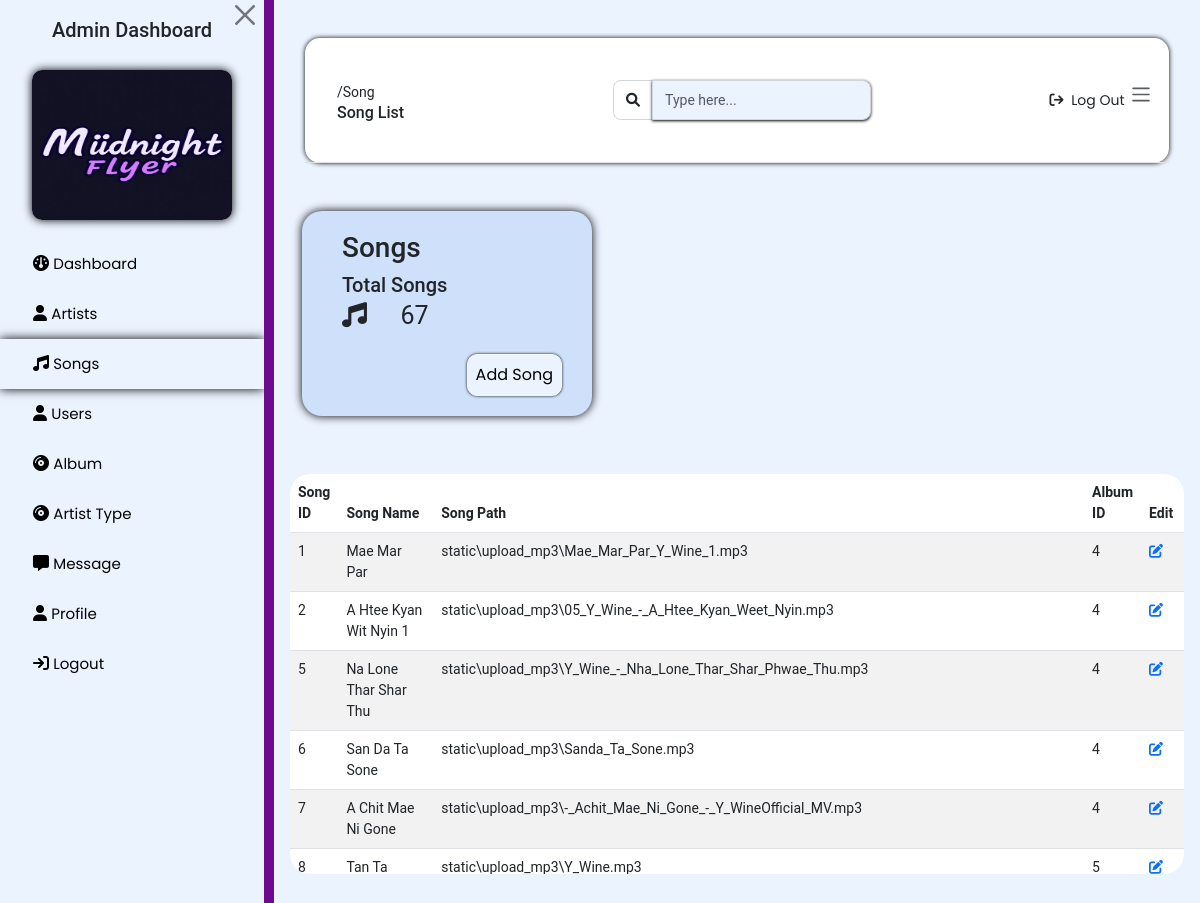
The app's page /songlist with its own data.
### tables this page shows
CREATE TABLE songtable (
SongID INTEGER primary key AUTOINCREMENT,
SongName TEXT,
SongUrl BLOB,
AlbumID INTEGER REFERENCES albumtable(AlbumID)
);

### app.py (the view)
@app.route('/songlist')
def song():
    try:
        connection =sqlite3.connect("music.db")
        connection.row_factory = sqlite3.Row
        cursor = connection.cursor()
        cursor.execute("select * from songtable")
        songlist = cursor.fetchall()
        cursor.execute("select count(SongID) from songtable")
        count = cursor.fetchone()
        song_count = count[0]
        searchdata = request.args.get('searchdata')
        if searchdata:
            cursor.execute("select * from songtable where SongName like ?",(searchdata,))
            searchdata = cursor.fetchall()
        return render_template("songlist.html", songlist = songlist, song_count = song_count, searchdata = searchdata)
    except Exception as e:
        print(type(e).__name__)
        print(traceback.format_exc())
        return "none"

### templates/songlist.html (shortened to what this page needs)
{% extends "adminsidebar.html" %}
{% set active_page = 'song' %}
{% block content %}
<div class="row nav-container">
    <nav class="navbar navbar-expand px-3 border-bottom">
        <div class="navbar-collapse navbar">
            <div class="container-fluid py-4 px-3" id="search-box">
                <nav aria-label="breadcrumb">
                  <ol class="breadcrumb bg-transparent mb-0 pb-0 pt-1 px-0 me-sm-6 me-5">
                    <li class="breadcrumb-item text-sm text-dark active" aria-current="page">/Song</li>
                  </ol>
                  <h6 class="font-weight-bolder mb-0">Song List</h6>
                </nav>
              </div>
        </div>
        <div class="navbar-collapse" id="navbar">
          <form action ="/searchsong" method= "POST">
            <div class="ms-md-auto d-flex">
              <div class="input-group">
                <button class="input-group-text text-body"><i class="fas fa-search" aria-hidden="true" type="submit"></i></button>
                <input type="text" class="form-control" name="searchsong" placeholder="Type here...">
              </div>
            </div>
          </form>
            <ul class="navbar-nav">
              <li class="nav-item d-flex px-1 align-items-center">
                <a href="{{url_for('logout')}}" class="nav-link text-body font-weight-bold px-0">
                  <i class="fa fa-sign-out me-sm-1"></i>
                  <span class="d-sm-inline d-none">Log Out</span>
                </a>
              </li>
              <li class="nav-item px-0 align-items-center">
                <button class="btn" id="sidebar-toggle" type="button">
                <span class="navbar-toggler-icon"></span>
                </button>
              </li>
            </ul>
          </div>
    </nav>
</div>
<div class="container-fluid py-4">
    <div class="col-xl-4 col-sm-6 mb-xl-0 mb-4 d-flex" id="card-bo">
        <div class="card flex-fill border-0 illustration">
            <div class="card-body p-0 d-flex flex-fill" id="card1">
                <div class="row g-0 w-100">
                    <div class="p-3 m-1">
                        <h3>Songs</h3>
                        <h5 class="mb-0">Total Songs</h5>
                        <span class="icon"><i class="fa fa-music"></i></span>
                        <span class="text">{{song_count}}</span>
                    </div>
                    <div class="d-flex flex-row-reverse">
                      <a href="{{url_for('songadd')}}">
                        <button type="button" class="btn btn-light p-2" id="add-button">Add Song</button>
                      </a>
                    </div>
                </div>
            </div>
        </div>
    </div>
</div>
<div class="table-container">
    <div class="table-contain">
        <table class="table table-striped">
            <thead>
                <tr>
                    <th>Song ID</th>
                    <th>Song Name</th>
                    <th>Song Path</th>
                    <th>Album ID</th>
                    <th> Edit </th>
                    <th> Delete </th>
                </tr>
            </thead>
            <tbody>
            {% if searchdata %}
              {% for song in searchdata %}
              <tr>
                <td> {{song['SongID']}}</td>
                <td> {{song['SongName']}}</td>
                <td> {{song['SongUrl']}}</td>
                <td> {{song['AlbumID']}}</td>
                <td><a href="/songupdate/{{song['SongID']}}"><i class="fas fa-edit"></i></a></td>
                <td><a href="/songdelete/{{song['SongID']}}" ><i class="fa fa-trash"></i></a></td>
            </tr>
              {% endfor %}
            {% else %}
            {% for song in songlist %}
            <tr>
             <td> {{song['SongID']}}</td>
             <td> {{song['SongName']}}</td>
             <td> {{song['SongUrl']}}</td>
             <td> {{song['AlbumID']}}</td>
             <td><a href="/songupdate/{{song['SongID']}}"><i class="fas fa-edit"></i></a></td>
             <td><a href="/songdelete/{{song['SongID']}}" ></a></td>
         </tr>
         {% endfor %}
            {% endif %}
            </tbody>
        </table>
    </div>
</div>
{% endblock %}

### static/css/admindashboard.css (style rules this page uses)
body { font-family: 'Roboto', sans-serif; font-size: 0.875rem; opacity: 1; overflow-y: scroll; margin: 0; }
.background-image { height: 100%; background-image: linear-gradient(to bottom right, #6E0A8F 57%, #BA0715 100%); }
a { cursor: pointer; text-decoration: none; font-family: 'Poppins', sans-serif; }
li { list-style: none; }
.navbar-expand .navbar-nav { overflow-y: auto; overflow-x: auto; min-width: fit-content; margin-left: auto; }
.card { margin-top: 24px; box-shadow: 0 0 10px black; margin-bottom: 24px; border-radius: 20px; background-color: #cee0fa; }
.nav-container { box-shadow: 0 0 5px black; margin-right: 15px; margin-left: 15px; margin-top: 30px; border-radius: 15px; background-color: white; }
.form-control { max-width: 300px; }
.form-control { display: block; width: 100%; padding: 0.5rem 0.75rem; font-size: 0.875rem; font-weight: 400; line-height: 1.4rem; color: #495057; background-color: #fff; background-clip: padding-box; border: 1px solid #d2d6da; appearance: none; border-radius: 0.5rem; transition: box-shadow 0.15s ease, border-color 0.15s ease; }
.input-group-text { display: flex; align-items: center; padding: 0.5rem 0.75rem; font-size: 0.875rem; font-weight: 400; line-height: 1.4rem; color: #344767; text-align: center; white-space: nowrap; background-color: #fff; border: 1px solid #d2d6da; border-radius: 0.5rem; }
.ms-md-auto { margin-left: 0; }
.nav-item { padding: 0; }
#sidebar-toggle { padding-right: 25px; }
.icon { font-size: 25px; }
.text { padding-left: 30px; font-size: 25px; }
.card-body { margin-left: 20px; padding-left: 20px; }
.navbar { display: flex; flex-wrap: wrap; align-items: center; justify-content: space-between; padding: var(--bs-navbar-padding-y) var(--bs-navbar-padding-x); }
#sidebar-toggle { font-size: 15px; margin: 0; padding: 0; }
.form-control { box-shadow: 0px 1px 3px black; display: block; width: 100%; padding: 0.5rem 0.75rem; font-size: 0.875rem; font-weight: 400; line-height: 1.4rem; color: #495057; background-color: #EBF3FF; background-clip: padding-box; border: 1px solid #d2d6da; appearance: none; border-radius: 0.5rem; transition: box-shadow 0.15s ease, border-color 0.15s ease; }
#add-button { border-radius: 20px; box-shadow: 0px 1px 2px black; background-color: #EBF3FF; }
.table-contain { width: auto; border-radius:20px; }
.table-container { border-radius:20px; background-color: white; margin-top: 10px; max-height: 400px; overflow-y: auto; overflow-x: auto; }
table { width: 100%; min-width: 600px; }
#add-button { box-shadow: 0 0 3px black; border-radius: 10px; margin-right: 30px; margin-bottom: 20px; width: auto; }

### records on screen
songtable: SongID "1", SongName "Mae Mar Par", SongUrl "static\\upload_mp3\\Mae_Mar_Par_Y_Wine_1.mp3", AlbumID "4"
songtable: SongID "2", SongName "A Htee Kyan Wit Nyin 1", SongUrl "static\\upload_mp3\\05_Y_Wine_-_A_Htee_Kyan_Weet_Nyin.mp3", AlbumID "4"
songtable: SongID "5", SongName "Na Lone Thar Shar Thu", SongUrl "static\\upload_mp3\\Y_Wine_-_Nha_Lone_Thar_Shar_Phwae_Thu.mp3", AlbumID "4"
songtable: SongID "6", SongName "San Da Ta Sone", SongUrl "static\\upload_mp3\\Sanda_Ta_Sone.mp3", AlbumID "4"
songtable: SongID "7", SongName "A Chit Mae Ni Gone", SongUrl "static\\upload_mp3\\-_Achit_Mae_Ni_Gone_-_Y_WineOfficial_MV.mp3", AlbumID "4"
songtable: SongID "8", SongName "Tan Ta", SongUrl "static\\upload_mp3\\Y_Wine.mp3", AlbumID "5"

### other values on screen
{{ song_count }} "67"
